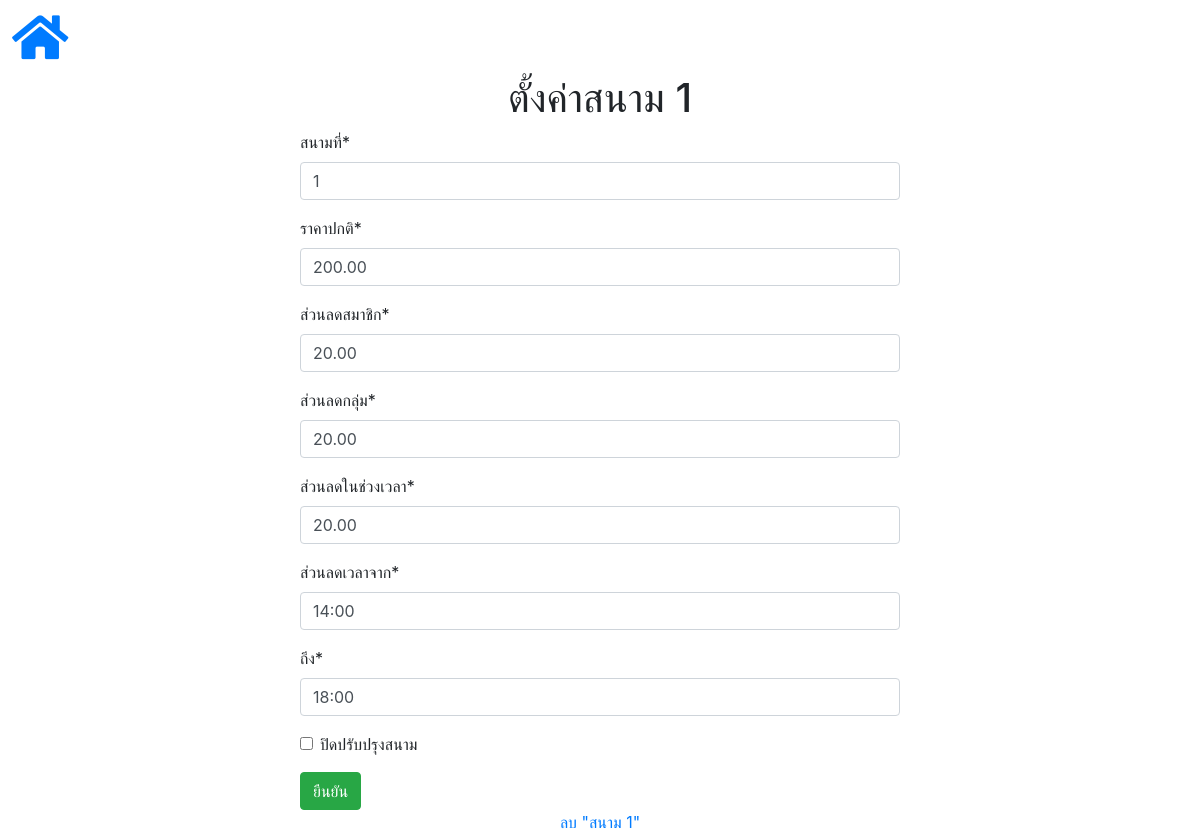
The app's page /adminsite/setting/1/ (signed in) with its own data.
### booking/models.py (models this page shows, shortened)
class EachCourtInfo(models.Model):
    class Meta:
        db_table = 'bcb_eachcourtinfo'
    court_number = models.IntegerField(unique=True)
    price_normal = models.DecimalField(max_digits=5, decimal_places=2)
    price_ds_mem = models.DecimalField(max_digits=5, decimal_places=2)
    price_ds_group = models.DecimalField(max_digits=5, decimal_places=2)
    price_ds_time = models.DecimalField(max_digits=5, decimal_places=2)
    time_ds_start = models.TimeField()
    time_ds_end = models.TimeField()
    is_maintain = models.BooleanField(default=False)

### adminsite/views.py (the view)
# urls.py: path('setting/<court_number>/', views.EachCourtSetting.as_view(),
class EachCourtSetting(PermissionRequiredMixin, UpdateView):
    permission_required = 'is_staff'
    login_url = '/adminsite/login/'
    form_class = form.EachCourtForm
    model = booking_models.EachCourtInfo
    template_name = 'adminsite/setting_eachcourt.html'
    slug_field = 'court_number'
    slug_url_kwarg = 'court_number'
    success_url = '/adminsite/setting/'
    ordering = ['court_number']

### adminsite/form.py
class EachCourtForm(forms.ModelForm):
    class Meta:
        model = EachCourtInfo
        fields = ('__all__')
        widgets = {
            'time_ds_start': forms.TimeInput(format='%H:%M'),
            'time_ds_end': forms.TimeInput(format='%H:%M'),
        }
        labels = {
            'court_number': 'สนามที่',
            'price_normal': 'ราคาปกติ',
            'price_ds_mem': 'ส่วนลดสมาชิก',
            'price_ds_group': 'ส่วนลดกลุ่ม',
            'price_ds_time': 'ส่วนลดในช่วงเวลา',
            'time_ds_start': 'ส่วนลดเวลาจาก',
            'time_ds_end': 'ถึง',
            'is_maintain': 'ปิดปรับปรุงสนาม',
        }

### func/disable.py (called while the page is built)
    def process_request(self, request):
        setattr(request, '_dont_enforce_csrf_checks', True)

### template/adminsite/setting_eachcourt.html (shortened to what this page needs)
{% extends 'adminsite/base_admin.html' %}
{% load crispy_forms_tags %}
{% block content %}
{% if form.court_number.value is not None %}
    <h1>ตั้งค่าสนาม {{ form.court_number.value }}</h1>
{% else %}
    <h1>เพิ่มสนาม</h1>
{% endif %}
<form method="post">
    {{ form | crispy }}
    <input type="submit" value="ยืนยัน" class="btn btn-success">
</form>
{% if form.court_number.value is not None %}
<center/>
<a href="{% url 'delete_court' court_number=form.court_number.value %}">
    ลบ "สนาม {{ form.court_number.value }}"
</a>
{% endif %}
{% endblock %}

### template/adminsite/base_admin.html (style rules this page uses)
form { text-align: auto; margin-top: 0%; margin-left: 25%; margin-right: 25%; margin-bottom: 0%; }
h1 { text-align: center; }

### records on screen
EachCourtInfo: court_number "1", price_normal "200.00", price_ds_mem "20.00", price_ds_group "20.00", price_ds_time "20.00", time_ds_start "14:00", time_ds_end "18:00"
